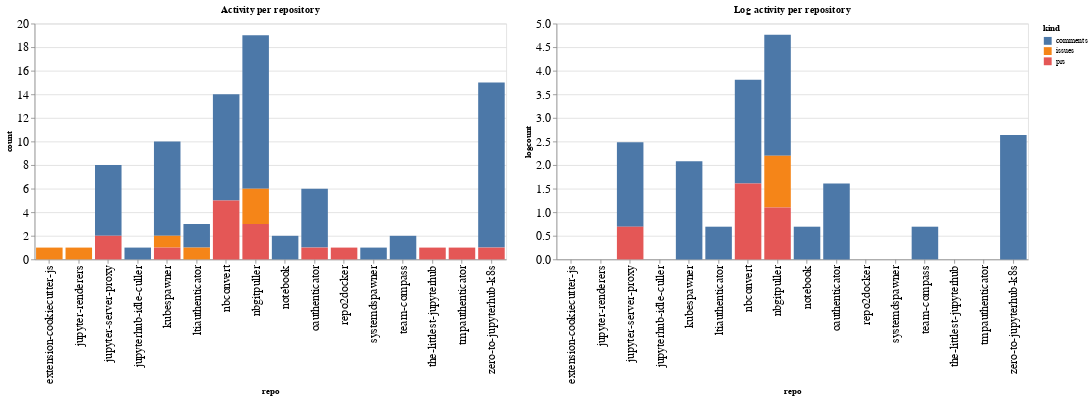

Notebook code cell kept with this figure:
### Code cell
ch1 = alt.Chart(repo_summaries, width=600, title="Activity per repository").mark_bar().encode(
    x='repo',
    y='count',
    color='kind',
    tooltip="kind"
)

ch2 = alt.Chart(repo_summaries, width=600, title="Log activity per repository").mark_bar().encode(
    x='repo',
    y='logcount',
    color='kind',
    tooltip="kind"
)

ch1 | ch2

### Figure 1 — Vega-Lite specification as saved in the notebook (floating-point values rounded to 4 significant figures)
{"config": {"axisLeft": {"labelFontSize": 15}, "axisBottom": {"labelFontSize": 15}}, "hconcat": [{"mark": "bar", "encoding": {"color": {"type": "nominal", "field": "kind"}, "tooltip": {"type": "nominal", "field": "kind"}, "x": {"type": "nominal", "field": "repo"}, "y": {"type": "quantitative", "field": "count"}}, "title": "Activity per repository", "width": 600}, {"mark": "bar", "encoding": {"color": {"type": "nominal", "field": "kind"}, "tooltip": {"type": "nominal", "field": "kind"}, "x": {"type": "nominal", "field": "repo"}, "y": {"type": "quantitative", "field": "logcount"}}, "title": "Log activity per repository", "width": 600}], "data": {"name": "data-43dd83bf07695b9dc9dc6011f6388834"}, "$schema": "https://vega.github.io/schema/vega-lite/v4.8.1.json", "datasets": {"data-43dd83bf07695b9dc9dc6011f6388834": [{"repo": "extension-cookiecutter-js", "kind": "issues", "count": 1, "logcount": 0.0}, {"repo": "jupyter-renderers", "kind": "issues", "count": 1, "logcount": 0.0}, {"repo": "jupyter-server-proxy", "kind": "comments", "count": 6, "logcount": 1.792}, {"repo": "jupyter-server-proxy", "kind": "prs", "count": 2, "logcount": 0.6931}, {"repo": "jupyterhub-idle-culler", "kind": "comments", "count": 1, "logcount": 0.0}, {"repo": "kubespawner", "kind": "comments", "count": 8, "logcount": 2.079}, {"repo": "kubespawner", "kind": "issues", "count": 1, "logcount": 0.0}, {"repo": "kubespawner", "kind": "prs", "count": 1, "logcount": 0.0}, {"repo": "ltiauthenticator", "kind": "comments", "count": 2, "logcount": 0.6931}, {"repo": "ltiauthenticator", "kind": "issues", "count": 1, "logcount": 0.0}, {"repo": "nbconvert", "kind": "comments", "count": 9, "logcount": 2.197}, {"repo": "nbconvert", "kind": "prs", "count": 5, "logcount": 1.609}, {"repo": "nbgitpuller", "kind": "comments", "count": 13, "logcount": 2.565}, {"repo": "nbgitpuller", "kind": "issues", "count": 3, "logcount": 1.099}, {"repo": "nbgitpuller", "kind": "prs", "count": 3, "logcount": 1.099}, {"repo": "notebook", "kind": "comments", "count": 2, "logcount": 0.6931}, {"repo": "oauthenticator", "kind": "comments", "count": 5, "logcount": 1.609}, {"repo": "oauthenticator", "kind": "prs", "count": 1, "logcount": 0.0}, {"repo": "repo2docker", "kind": "prs", "count": 1, "logcount": 0.0}, {"repo": "systemdspawner", "kind": "comments", "count": 1, "logcount": 0.0}, {"repo": "team-compass", "kind": "comments", "count": 2, "logcount": 0.6931}, {"repo": "the-littlest-jupyterhub", "kind": "prs", "count": 1, "logcount": 0.0}, {"repo": "tmpauthenticator", "kind": "prs", "count": 1, "logcount": 0.0}, {"repo": "zero-to-jupyterhub-k8s", "kind": "comments", "count": 14, "logcount": 2.639}, {"repo": "zero-to-jupyterhub-k8s", "kind": "prs", "count": 1, "logcount": 0.0}]}}
